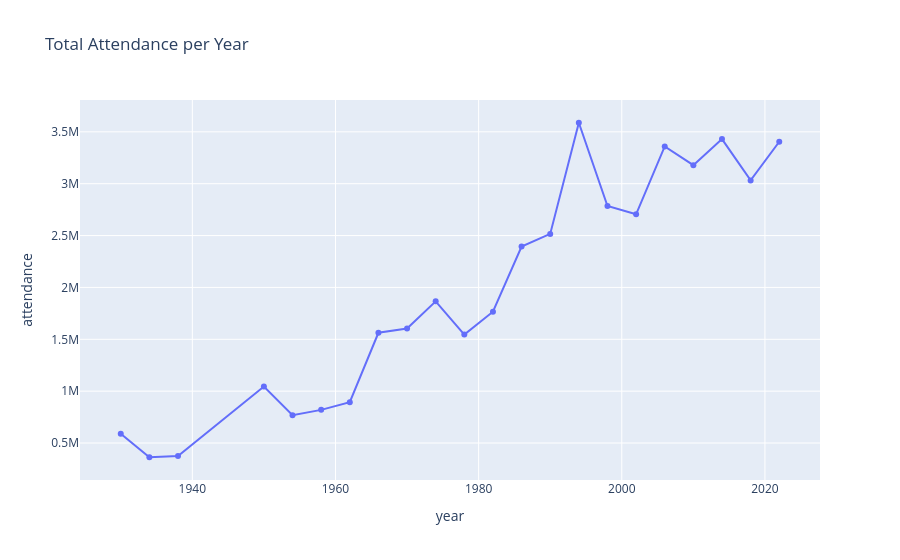

Here is the notebook cell this chart was saved with:
### Code cell
attendance_per_year = df_editions[["year","attendance", "edition"]]

fig = px.line(
    attendance_per_year, 
    x="year",
    y="attendance",
    title="Total Attendance per Year",
    markers=True
)

fig.show()

### Figure 1 — Plotly figure (JSON) as saved in the notebook; plotly's stock layout.template omitted (floating-point values rounded to 4 significant figures)
{"data": [{"hovertemplate": "year=%{x}<br>attendance=%{y}<extra></extra>", "legendgroup": "", "line": {"color": "#636efa", "dash": "solid"}, "marker": {"symbol": "circle"}, "mode": "lines+markers", "name": "", "orientation": "v", "showlegend": false, "type": "scatter", "x": [1930, 1934, 1938, 1950, 1954, 1958, 1962, 1966, 1970, 1974, 1978, 1982, 1986, 1990, 1994, 1998, 2002, 2006, 2010, 2014, 2018, 2022], "xaxis": "x", "y": [590549, 363000, 375700, 1045246, 768607, 819810, 893172, 1563135, 1603975, 1865753, 1545791, 1766277, 2394031, 2516215, 3587538, 2785100, 2705197, 3359439, 3178856, 3429873, 3031768, 3404252], "yaxis": "y"}], "layout": {"legend": {"tracegroupgap": 0}, "title": {"text": "Total Attendance per Year"}, "xaxis": {"anchor": "y", "domain": [0, 1], "title": {"text": "year"}}, "yaxis": {"anchor": "x", "domain": [0, 1], "title": {"text": "attendance"}}}}
